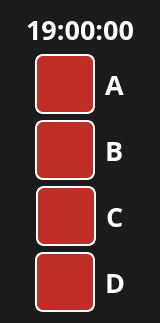
    <widget class="QFrame" name="sidebar">
     <property name="minimumSize">
      <size>
       <width>160</width>
       <height>0</height>
      </size>
     </property>
     <property name="maximumSize">
      <size>
       <width>160</width>
       <height>16777215</height>
      </size>
     </property>
     <property name="styleSheet">
      <string notr="true">background-color:#1B1B1B;
color: white;</string>
     </property>
     <property name="frameShape">
      <enum>QFrame::NoFrame</enum>
     </property>
     <property name="frameShadow">
      <enum>QFrame::Raised</enum>
     </property>
     <layout class="QVBoxLayout" name="verticalLayout">
      <item>
       <widget class="QLabel" name="label_clock">
        <property name="maximumSize">
         <size>
          <width>16777215</width>
          <height>54</height>
         </size>
        </property>
        <property name="font">
         <font>
          <family>Ubuntu Condensed</family>
          <pointsize>20</pointsize>
          <weight>75</weight>
          <bold>true</bold>
         </font>
        </property>
        <property name="styleSheet">
         <string notr="true">border: None;</string>
        </property>
        <property name="text">
         <string>19:00:00</string>
        </property>
        <property name="alignment">
         <set>Qt::AlignCenter</set>
        </property>
       </widget>
      </item>
      <item>
       <widget class="QFrame" name="frame_btn_a_out">
        <property name="frameShape">
         <enum>QFrame::NoFrame</enum>
        </property>
        <property name="frameShadow">
         <enum>QFrame::Raised</enum>
        </property>
        <layout class="QHBoxLayout" name="horizontalLayout_12">
         <property name="spacing">
          <number>6</number>
         </property>
         <property name="leftMargin">
          <number>10</number>
         </property>
         <property name="topMargin">
          <number>0</number>
         </property>
         <property name="rightMargin">
          <number>10</number>
         </property>
         <property name="bottomMargin">
          <number>0</number>
         </property>
         <item>
          <spacer name="horizontalSpacer_19">
           <property name="orientation">
            <enum>Qt::Horizontal</enum>
           </property>
           <property name="sizeHint" stdset="0">
            <size>
             <width>40</width>
             <height>20</height>
            </size>
           </property>
          </spacer>
         </item>
         <item>
          <widget class="QFrame" name="frame_btn_a_in">
           <property name="minimumSize">
            <size>
             <width>0</width>
             <height>0</height>
            </size>
           </property>
           <property name="frameShape">
            <enum>QFrame::NoFrame</enum>
           </property>
           <property name="frameShadow">
            <enum>QFrame::Raised</enum>
           </property>
           <layout class="QHBoxLayout" name="horizontalLayout_4">
            <property name="spacing">
             <number>10</number>
            </property>
            <property name="leftMargin">
             <number>0</number>
            </property>
            <property name="topMargin">
             <number>0</number>
            </property>
            <property name="rightMargin">
             <number>0</number>
            </property>
            <property name="bottomMargin">
             <number>0</number>
            </property>
            <item>
             <widget class="QFrame" name="frame_btn_a">
              <property name="minimumSize">
               <size>
                <width>60</width>
                <height>60</height>
               </size>
              </property>
              <property name="maximumSize">
               <size>
                <width>60</width>
                <height>60</height>
               </size>
              </property>
              <property name="styleSheet">
               <string notr="true">background-color: #BF2E27;
color: white;
border: 2px solid white;
border-radius: 8px;</string>
              </property>
              <property name="frameShape">
               <enum>QFrame::StyledPanel</enum>
              </property>
              <property name="frameShadow">
               <enum>QFrame::Raised</enum>
              </property>
              <layout class="QGridLayout" name="gridLayout">
               <item row="0" column="0">
                <widget class="QLabel" name="icon_btn_a">
                 <property name="font">
                  <font>
                   <family>Ubuntu</family>
                   <pointsize>24</pointsize>
                   <weight>50</weight>
                   <bold>false</bold>
                  </font>
                 </property>
                 <property name="styleSheet">
                  <string notr="true">border: None;</string>
                 </property>
                 <property name="text">
                  <string/>
                 </property>
                 <property name="pixmap">
                  <pixmap>../img/32/white/keypad.svg</pixmap>
                 </property>
                 <property name="alignment">
                  <set>Qt::AlignCenter</set>
                 </property>
                </widget>
               </item>
              </layout>
             </widget>
            </item>
            <item>
             <widget class="QLabel" name="label_btn_a">
              <property name="minimumSize">
               <size>
                <width>0</width>
                <height>0</height>
               </size>
              </property>
              <property name="font">
               <font>
                <family>Ubuntu Condensed</family>
                <pointsize>20</pointsize>
                <weight>75</weight>
                <bold>true</bold>
               </font>
              </property>
              <property name="styleSheet">
               <string notr="true">border: None;</string>
              </property>
              <property name="text">
               <string>A</string>
              </property>
              <property name="alignment">
               <set>Qt::AlignLeading|Qt::AlignLeft|Qt::AlignVCenter</set>
              </property>
             </widget>
            </item>
           </layout>
          </widget>
         </item>
         <item>
          <spacer name="horizontalSpacer_18">
           <property name="orientation">
            <enum>Qt::Horizontal</enum>
           </property>
           <property name="sizeHint" stdset="0">
            <size>
             <width>40</width>
             <height>20</height>
            </size>
           </property>
          </spacer>
         </item>
        </layout>
       </widget>
      </item>
      <item>
       <widget class="QFrame" name="frame_btn_b_out">
        <property name="frameShape">
         <enum>QFrame::NoFrame</enum>
        </property>
        <property name="frameShadow">
         <enum>QFrame::Raised</enum>
        </property>
        <layout class="QHBoxLayout" name="horizontalLayout_18">
         <property name="spacing">
          <number>6</number>
         </property>
         <property name="leftMargin">
          <number>10</number>
         </property>
         <property name="topMargin">
          <number>0</number>
         </property>
         <property name="rightMargin">
          <number>10</number>
         </property>
         <property name="bottomMargin">
          <number>0</number>
         </property>
         <item>
          <spacer name="horizontalSpacer_29">
           <property name="orientation">
            <enum>Qt::Horizontal</enum>
           </property>
           <property name="sizeHint" stdset="0">
            <size>
             <width>40</width>
             <height>20</height>
            </size>
           </property>
          </spacer>
         </item>
         <item>
          <widget class="QFrame" name="frame_btn_b_in">
           <property name="minimumSize">
            <size>
             <width>0</width>
             <height>0</height>
            </size>
           </property>
           <property name="frameShape">
            <enum>QFrame::NoFrame</enum>
           </property>
           <property name="frameShadow">
            <enum>QFrame::Raised</enum>
           </property>
           <layout class="QHBoxLayout" name="horizontalLayout_9">
            <property name="spacing">
             <number>10</number>
            </property>
            <property name="leftMargin">
             <number>0</number>
            </property>
            <property name="topMargin">
             <number>0</number>
            </property>
            <property name="rightMargin">
             <number>0</number>
            </property>
            <property name="bottomMargin">
             <number>0</number>
            </property>
            <item>
             <widget class="QFrame" name="frame_btn_b">
              <property name="minimumSize">
               <size>
                <width>60</width>
                <height>60</height>
               </size>
              </property>
              <property name="maximumSize">
               <size>
                <width>60</width>
                <height>60</height>
               </size>
              </property>
              <property name="styleSheet">
               <string notr="true">background-color: #BF2E27;
color: white;
border: 2px solid white;
border-radius: 8px;</string>
              </property>
              <property name="frameShape">
               <enum>QFrame::StyledPanel</enum>
              </property>
              <property name="frameShadow">
               <enum>QFrame::Raised</enum>
              </property>
              <layout class="QGridLayout" name="gridLayout_8">
               <item row="0" column="0">
                <widget class="QLabel" name="icon_btn_b">
                 <property name="font">
                  <font>
                   <family>Ubuntu</family>
                   <pointsize>24</pointsize>
                   <weight>50</weight>
                   <bold>false</bold>
                  </font>
                 </property>
                 <property name="styleSheet">
                  <string notr="true">border: None;</string>
                 </property>
                 <property name="text">
                  <string/>
                 </property>
                 <property name="pixmap">
                  <pixmap>../img/32/white/menu-fill.svg</pixmap>
                 </property>
                 <property name="alignment">
                  <set>Qt::AlignCenter</set>
                 </property>
                </widget>
               </item>
              </layout>
             </widget>
            </item>
            <item>
             <widget class="QLabel" name="label_btn_b">
              <property name="minimumSize">
               <size>
                <width>0</width>
                <height>0</height>
               </size>
              </property>
              <property name="font">
               <font>
                <family>Ubuntu Condensed</family>
                <pointsize>20</pointsize>
                <weight>75</weight>
                <bold>true</bold>
               </font>
              </property>
              <property name="styleSheet">
               <string notr="true">border: None;</string>
              </property>
              <property name="text">
               <string>B</string>
              </property>
              <property name="alignment">
               <set>Qt::AlignLeading|Qt::AlignLeft|Qt::AlignVCenter</set>
              </property>
             </widget>
            </item>
           </layout>
          </widget>
         </item>
         <item>
          <spacer name="horizontalSpacer_30">
           <property name="orientation">
            <enum>Qt::Horizontal</enum>
           </property>
           <property name="sizeHint" stdset="0">
            <size>
             <width>40</width>
             <height>20</height>
            </size>
           </property>
          </spacer>
         </item>
        </layout>
       </widget>
      </item>
      <item>
       <widget class="QFrame" name="frame_btn_c_out">
        <property name="frameShape">
         <enum>QFrame::NoFrame</enum>
        </property>
        <property name="frameShadow">
         <enum>QFrame::Raised</enum>
        </property>
        <layout class="QHBoxLayout" name="horizontalLayout_17">
         <property name="spacing">
          <number>6</number>
         </property>
         <property name="leftMargin">
          <number>10</number>
         </property>
         <property name="topMargin">
          <number>0</number>
         </property>
         <property name="rightMargin">
          <number>10</number>
         </property>
         <property name="bottomMargin">
          <number>0</number>
         </property>
         <item>
          <spacer name="horizontalSpacer_27">
           <property name="orientation">
            <enum>Qt::Horizontal</enum>
           </property>
           <property name="sizeHint" stdset="0">
            <size>
             <width>40</width>
             <height>20</height>
            </size>
           </property>
          </spacer>
         </item>
         <item>
          <widget class="QFrame" name="frame_btn_c_in">
           <property name="minimumSize">
            <size>
             <width>0</width>
             <height>0</height>
            </size>
           </property>
           <property name="frameShape">
            <enum>QFrame::NoFrame</enum>
           </property>
           <property name="frameShadow">
            <enum>QFrame::Raised</enum>
           </property>
           <layout class="QHBoxLayout" name="horizontalLayout_8">
            <property name="spacing">
             <number>10</number>
            </property>
            <property name="leftMargin">
             <number>0</number>
            </property>
            <property name="topMargin">
             <number>0</number>
            </property>
            <property name="rightMargin">
             <number>0</number>
            </property>
            <property name="bottomMargin">
             <number>0</number>
            </property>
            <item>
             <widget class="QFrame" name="frame_btn_c">
              <property name="minimumSize">
               <size>
                <width>60</width>
                <height>60</height>
               </size>
              </property>
              <property name="maximumSize">
               <size>
                <width>60</width>
                <height>60</height>
               </size>
              </property>
              <property name="styleSheet">
               <string notr="true">background-color: #BF2E27;
color: white;
border: 2px solid white;
border-radius: 8px;</string>
              </property>
              <property name="frameShape">
               <enum>QFrame::StyledPanel</enum>
              </property>
              <property name="frameShadow">
               <enum>QFrame::Raised</enum>
              </property>
              <layout class="QGridLayout" name="gridLayout_7">
               <item row="0" column="0">
                <widget class="QLabel" name="icon_btn_c">
                 <property name="font">
                  <font>
                   <family>Ubuntu</family>
                   <pointsize>24</pointsize>
                   <weight>50</weight>
                   <bold>false</bold>
                  </font>
                 </property>
                 <property name="styleSheet">
                  <string notr="true">border: None;</string>
                 </property>
                 <property name="text">
                  <string/>
                 </property>
                 <property name="pixmap">
                  <pixmap>../img/32/white/arrow-left.svg</pixmap>
                 </property>
                 <property name="alignment">
                  <set>Qt::AlignCenter</set>
                 </property>
                </widget>
               </item>
              </layout>
             </widget>
            </item>
            <item>
             <widget class="QLabel" name="label_btn_c">
              <property name="minimumSize">
               <size>
                <width>0</width>
                <height>0</height>
               </size>
              </property>
              <property name="font">
               <font>
                <family>Ubuntu Condensed</family>
                <pointsize>20</pointsize>
                <weight>75</weight>
                <bold>true</bold>
               </font>
              </property>
              <property name="styleSheet">
               <string notr="true">border: None;</string>
              </property>
              <property name="text">
               <string>C</string>
              </property>
              <property name="alignment">
               <set>Qt::AlignLeading|Qt::AlignLeft|Qt::AlignVCenter</set>
              </property>
             </widget>
            </item>
           </layout>
          </widget>
         </item>
         <item>
          <spacer name="horizontalSpacer_28">
           <property name="orientation">
            <enum>Qt::Horizontal</enum>
           </property>
           <property name="sizeHint" stdset="0">
            <size>
             <width>40</width>
             <height>20</height>
            </size>
           </property>
          </spacer>
         </item>
        </layout>
       </widget>
      </item>
      <item>
       <widget class="QFrame" name="frame_btn_d_out">
        <property name="frameShape">
         <enum>QFrame::NoFrame</enum>
        </property>
        <property name="frameShadow">
         <enum>QFrame::Raised</enum>
        </property>
        <layout class="QHBoxLayout" name="horizontalLayout_16">
         <property name="spacing">
          <number>6</number>
         </property>
         <property name="leftMargin">
          <number>10</number>
         </property>
         <property name="topMargin">
          <number>0</number>
         </property>
         <property name="rightMargin">
          <number>10</number>
         </property>
         <property name="bottomMargin">
          <number>0</number>
         </property>
         <item>
          <spacer name="horizontalSpacer_25">
           <property name="orientation">
            <enum>Qt::Horizontal</enum>
           </property>
           <property name="sizeHint" stdset="0">
            <size>
             <width>40</width>
             <height>20</height>
            </size>
           </property>
          </spacer>
         </item>
         <item>
          <widget class="QFrame" name="frame_btn_d_in">
           <property name="minimumSize">
            <size>
             <width>0</width>
             <height>0</height>
            </size>
           </property>
           <property name="frameShape">
            <enum>QFrame::NoFrame</enum>
           </property>
           <property name="frameShadow">
            <enum>QFrame::Raised</enum>
           </property>
           <layout class="QHBoxLayout" name="horizontalLayout_7">
            <property name="spacing">
             <number>10</number>
            </property>
            <property name="leftMargin">
             <number>0</number>
            </property>
            <property name="topMargin">
             <number>0</number>
            </property>
            <property name="rightMargin">
             <number>0</number>
            </property>
            <property name="bottomMargin">
             <number>0</number>
            </property>
            <item>
             <widget class="QFrame" name="frame_btn_d">
              <property name="minimumSize">
               <size>
                <width>60</width>
                <height>60</height>
               </size>
              </property>
              <property name="maximumSize">
               <size>
                <width>60</width>
                <height>60</height>
               </size>
              </property>
              <property name="styleSheet">
               <string notr="true">background-color: #BF2E27;
color: white;
border: 2px solid white;
border-radius: 8px;</string>
              </property>
              <property name="frameShape">
               <enum>QFrame::StyledPanel</enum>
              </property>
              <property name="frameShadow">
               <enum>QFrame::Raised</enum>
              </property>
              <layout class="QGridLayout" name="gridLayout_4">
               <item row="0" column="0">
                <widget class="QLabel" name="icon_btn_d">
                 <property name="font">
                  <font>
                   <family>Ubuntu</family>
                   <pointsize>24</pointsize>
                   <weight>50</weight>
                   <bold>false</bold>
                  </font>
                 </property>
                 <property name="styleSheet">
                  <string notr="true">border: None;</string>
                 </property>
                 <property name="text">
                  <string/>
                 </property>
                 <property name="pixmap">
                  <pixmap>../img/32/white/arrow-right.svg</pixmap>
                 </property>
                 <property name="alignment">
                  <set>Qt::AlignCenter</set>
                 </property>
                </widget>
               </item>
              </layout>
             </widget>
            </item>
            <item>
             <widget class="QLabel" name="label_btn_d">
              <property name="minimumSize">
               <size>
                <width>0</width>
                <height>0</height>
               </size>
              </property>
              <property name="font">
               <font>
                <family>Ubuntu Condensed</family>
                <pointsize>20</pointsize>
                <weight>75</weight>
                <bold>true</bold>
               </font>
              </property>
              <property name="styleSheet">
               <string notr="true">border: None;</string>
              </property>
              <property name="text">
               <string>D</string>
              </property>
              <property name="alignment">
               <set>Qt::AlignLeading|Qt::AlignLeft|Qt::AlignVCenter</set>
              </property>
             </widget>
            </item>
           </layout>
          </widget>
         </item>
         <item>
          <spacer name="horizontalSpacer_26">
           <property name="orientation">
            <enum>Qt::Horizontal</enum>
           </property>
           <property name="sizeHint" stdset="0">
            <size>
             <width>40</width>
             <height>20</height>
            </size>
           </property>
          </spacer>
         </item>
        </layout>
       </widget>
      </item>
     </layout>
    </widget>
